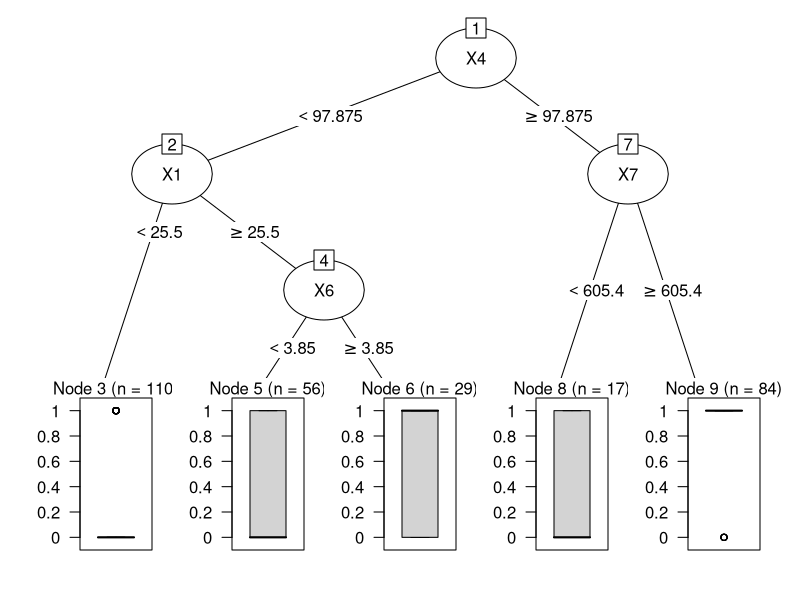

Here is the R script that generated this plot:
library(rpart)
library(partykit)
library(readxl)

rm(list=ls())

proj_data = read_excel("project-data.xlsx")
# removing the 'id' column
proj_data <- proj_data[,-1]
# used to display the names of the columns
names(proj_data)
# used to attach the data_set to R's search path so that columns can be accessed by
# just using there names as variables
attach(proj_data) 
# structure of the data_set
str(proj_data)

# creating a model where all the data (.) is used and 'Response' is the the Target variable (~)
# method='class' is used for a classification tree
# model includes all the X's, Y's and Group
proj_model_resp <-rpart(Response ~ ., data=proj_data, method='class', 
                        control=rpart.control(minsplit=30, minbucket=15, maxdepth=8 ))
# ploting the DT with all the data
plot(as.party(proj_model_resp))
